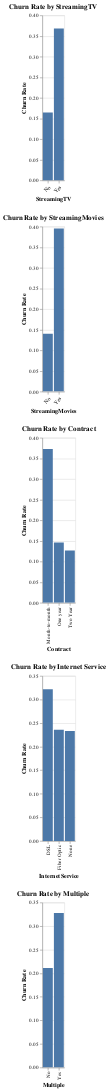

The cell this chart's notebook holds for it:
### Markdown cell above
**Visualize the churn rates by StreamingTV, StreamingMovies, Contract, Multiple (lines) and InternetService**

### Code cell
# Filter data for `StreamingTV` column and create a bar chart
StreamingTV_chart = alt.Chart(filtered_categorical_analysis_df[filtered_categorical_analysis_df['Column'] == 'StreamingTV']).mark_bar().encode(
    x=alt.X('Category:N', axis=alt.Axis(title='StreamingTV', labelAngle=-45)),
    y=alt.Y('Churn Rate:Q', axis=alt.Axis(title='Churn Rate')),
    tooltip=['Category', 'Churn Rate', 'Count']
).properties(
    title='Churn Rate by StreamingTV'
).interactive()

# Filter data for `StreamingMovies` column and create a bar chart
StreamingMovies_chart = alt.Chart(filtered_categorical_analysis_df[filtered_categorical_analysis_df['Column'] == 'StreamingMovies']).mark_bar().encode(
    x=alt.X('Category:N', axis=alt.Axis(title='StreamingMovies', labelAngle=-45)),
    y=alt.Y('Churn Rate:Q', axis=alt.Axis(title='Churn Rate')),
    tooltip=['Category', 'Churn Rate', 'Count']
).properties(
    title='Churn Rate by StreamingMovies'
).interactive()

# Filter data for `Contract` column and create a bar chart
Contract_chart = alt.Chart(filtered_categorical_analysis_df[filtered_categorical_analysis_df['Column'] == 'Contract']).mark_bar().encode(
    x=alt.X('Category:N', axis=alt.Axis(title='Contract')),
    y=alt.Y('Churn Rate:Q', axis=alt.Axis(title='Churn Rate')),
    tooltip=['Category', 'Churn Rate', 'Count']
).properties(
    title='Churn Rate by Contract'
).interactive()

# Filter data for `InternetService` column and create a bar chart
internet_svc_chart = alt.Chart(filtered_categorical_analysis_df[filtered_categorical_analysis_df['Column'] == 'InternetService']).mark_bar().encode(
    x=alt.X('Category:N', axis=alt.Axis(title='InternetService')),
    y=alt.Y('Churn Rate:Q', axis=alt.Axis(title='Churn Rate')),
    tooltip=['Category', 'Churn Rate', 'Count']
).properties(
    title='Churn Rate by Internet Service'
).interactive()
# Combine the three charts into subplots
charts_subplots = alt.vconcat(StreamingTV_chart, StreamingMovies_chart, Contract_chart, internet_svc_chart)

# Filter data for `Multiple` column and create a bar chart
multiple_chart = alt.Chart(filtered_categorical_analysis_df[filtered_categorical_analysis_df['Column'] == 'Multiple']).mark_bar().encode(
    x=alt.X('Category:N', axis=alt.Axis(title='Multiple')),
    y=alt.Y('Churn Rate:Q', axis=alt.Axis(title='Churn Rate')),
    tooltip=['Category', 'Churn Rate', 'Count']
).properties(
    title='Churn Rate by Multiple'
).interactive()
# Combine the three charts into subplots
charts_subplots = alt.vconcat(StreamingTV_chart, StreamingMovies_chart, Contract_chart, internet_svc_chart, multiple_chart)


# Display the chart
display(charts_subplots)

### Figure 1 — Vega-Lite specification as saved in the notebook (floating-point values rounded to 4 significant figures)
{"config": {"view": {"continuousWidth": 400, "continuousHeight": 300}}, "vconcat": [{"data": {"name": "data-17e533fd80c985e8092bbf6245636230"}, "mark": "bar", "encoding": {"tooltip": [{"field": "Category", "type": "nominal"}, {"field": "Churn Rate", "type": "quantitative"}, {"field": "Count", "type": "quantitative"}], "x": {"axis": {"labelAngle": -45, "title": "StreamingTV"}, "field": "Category", "type": "nominal"}, "y": {"axis": {"title": "Churn Rate"}, "field": "Churn Rate", "type": "quantitative"}}, "selection": {"selector004": {"type": "interval", "bind": "scales", "encodings": ["x", "y"]}}, "title": "Churn Rate by StreamingTV"}, {"data": {"name": "data-984d525591373a2cafc50be6047b48b7"}, "mark": "bar", "encoding": {"tooltip": [{"field": "Category", "type": "nominal"}, {"field": "Churn Rate", "type": "quantitative"}, {"field": "Count", "type": "quantitative"}], "x": {"axis": {"labelAngle": -45, "title": "StreamingMovies"}, "field": "Category", "type": "nominal"}, "y": {"axis": {"title": "Churn Rate"}, "field": "Churn Rate", "type": "quantitative"}}, "selection": {"selector005": {"type": "interval", "bind": "scales", "encodings": ["x", "y"]}}, "title": "Churn Rate by StreamingMovies"}, {"data": {"name": "data-dc26dae2f2ac1427729e9b92fc2eb0d6"}, "mark": "bar", "encoding": {"tooltip": [{"field": "Category", "type": "nominal"}, {"field": "Churn Rate", "type": "quantitative"}, {"field": "Count", "type": "quantitative"}], "x": {"axis": {"title": "Contract"}, "field": "Category", "type": "nominal"}, "y": {"axis": {"title": "Churn Rate"}, "field": "Churn Rate", "type": "quantitative"}}, "selection": {"selector006": {"type": "interval", "bind": "scales", "encodings": ["x", "y"]}}, "title": "Churn Rate by Contract"}, {"data": {"name": "data-bddadc781c3cc2e74acc5a44b52181aa"}, "mark": "bar", "encoding": {"tooltip": [{"field": "Category", "type": "nominal"}, {"field": "Churn Rate", "type": "quantitative"}, {"field": "Count", "type": "quantitative"}], "x": {"axis": {"title": "InternetService"}, "field": "Category", "type": "nominal"}, "y": {"axis": {"title": "Churn Rate"}, "field": "Churn Rate", "type": "quantitative"}}, "selection": {"selector007": {"type": "interval", "bind": "scales", "encodings": ["x", "y"]}}, "title": "Churn Rate by Internet Service"}, {"data": {"name": "data-b64e260cb29801374055adf2d43a14fd"}, "mark": "bar", "encoding": {"tooltip": [{"field": "Category", "type": "nominal"}, {"field": "Churn Rate", "type": "quantitative"}, {"field": "Count", "type": "quantitative"}], "x": {"axis": {"title": "Multiple"}, "field": "Category", "type": "nominal"}, "y": {"axis": {"title": "Churn Rate"}, "field": "Churn Rate", "type": "quantitative"}}, "selection": {"selector008": {"type": "interval", "bind": "scales", "encodings": ["x", "y"]}}, "title": "Churn Rate by Multiple"}], "$schema": "https://vega.github.io/schema/vega-lite/v4.17.0.json", "datasets": {"data-17e533fd80c985e8092bbf6245636230": [{"Column": "StreamingTV", "Category": "No", "Churn Rate": 0.1649, "Count": 5071}, {"Column": "StreamingTV", "Category": "Yes", "Churn Rate": 0.368, "Count": 4929}], "data-984d525591373a2cafc50be6047b48b7": [{"Column": "StreamingMovies", "Category": "No", "Churn Rate": 0.1401, "Count": 5110}, {"Column": "StreamingMovies", "Category": "Yes", "Churn Rate": 0.3955, "Count": 4890}], "data-dc26dae2f2ac1427729e9b92fc2eb0d6": [{"Column": "Contract", "Category": "Month-to-month", "Churn Rate": 0.3728, "Count": 5456}, {"Column": "Contract", "Category": "One year", "Churn Rate": 0.1461, "Count": 2102}, {"Column": "Contract", "Category": "Two Year", "Churn Rate": 0.1265, "Count": 2442}], "data-bddadc781c3cc2e74acc5a44b52181aa": [{"Column": "InternetService", "Category": "DSL", "Churn Rate": 0.3217, "Count": 3463}, {"Column": "InternetService", "Category": "Fiber Optic", "Churn Rate": 0.2359, "Count": 4408}, {"Column": "InternetService", "Category": "None", "Churn Rate": 0.233, "Count": 2129}], "data-b64e260cb29801374055adf2d43a14fd": [{"Column": "Multiple", "Category": "No", "Churn Rate": 0.2112, "Count": 5392}, {"Column": "Multiple", "Category": "Yes", "Churn Rate": 0.3279, "Count": 4608}]}}
